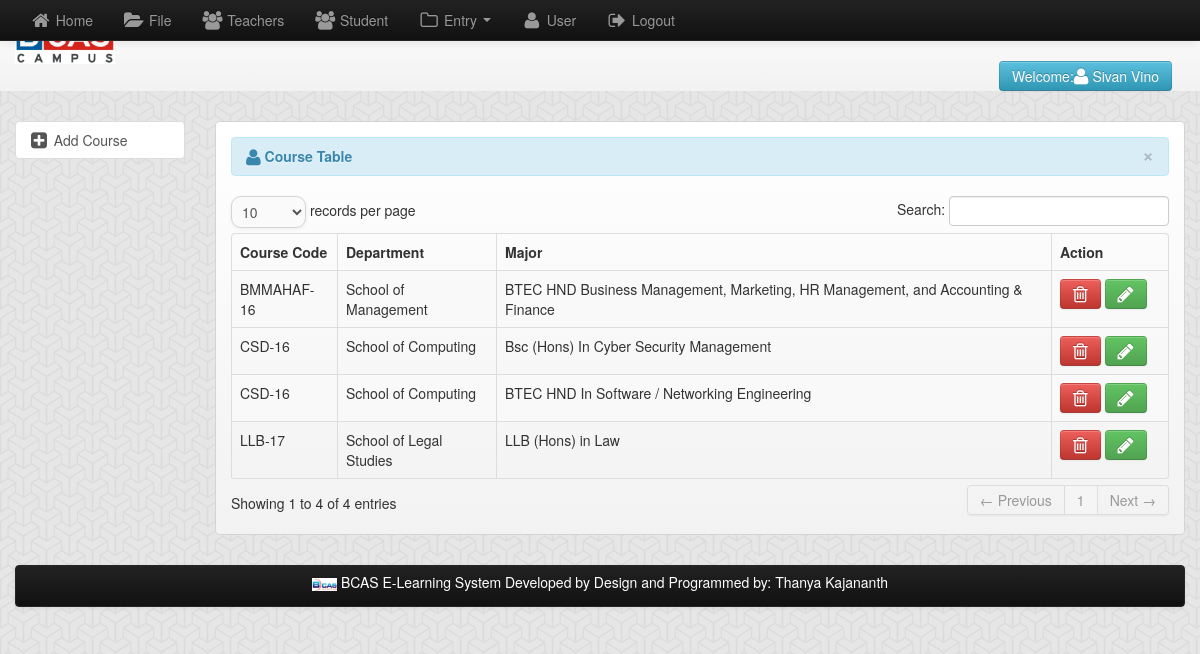
The page /admin/course.php (signed in) on the database its author committed.
### tables this page shows
CREATE TABLE `user` (
  `user_id` int(11) NOT NULL,
  `username` varchar(150) NOT NULL,
  `password` varchar(150) NOT NULL,
  `firstname` varchar(100) NOT NULL,
  `lastname` varchar(100) NOT NULL
);

CREATE TABLE `course` (
  `course_id` int(11) NOT NULL,
  `cys` varchar(100) NOT NULL,
  `department` varchar(100) NOT NULL,
  `major` varchar(100) NOT NULL
);

### admin/session.php (called while the page is built, shortened)
<?php
        $session_id=$_SESSION['id'];
?>

### admin/course.php (the view, shortened to what this page needs)
<?php include('header.php'); ?>
<?php include('session.php'); ?>
<body>
    <div class="row-fluid">
        <div class="span12">
            <?php include('navbar.php'); ?>
            <div class="container">
                <div class="row-fluid">
                    <div class="span2">
                        <ul class="nav nav-tabs nav-stacked">
                            <li class="active">
                                <a  href="add_course.php"><i class="icon-plus-sign-alt icon-large"></i>&nbsp;Add Course</a>
                            </li>
                        </ul>
                    </div>
                    <div class="span10">
                        <div class="hero-unit-3">
                            <table cellpadding="0" cellspacing="0" border="0" class="table table-striped table-bordered" id="example">
                                <div class="alert alert-info">
                                    <button type="button" class="close" data-dismiss="alert">&times;</button>
                                    <strong><i class="icon-user icon-large"></i>&nbsp;Course Table</strong>
                                </div>
                                <thead>
                                    <tr>
                                        <th>Course Code</th>
                                        <th>Department</th>
                                        <th>Major</th>
                                        <th>Action</th>
                                    </tr>
                                </thead>
                                <tbody>
                                    <?php
                                    $query = mysqli_query($conn,"select * from course") or die(mysqli_error());
                                    while ($row = mysqli_fetch_array($query)) {
                                        $course_id = $row['course_id'];
                                        ?>
                                        <tr class="odd gradeX">
                                    <td><?php echo $row['cys']; ?></td>
                                    <td><?php echo $row['department']; ?></td>
                                    <td><?php echo $row['major']; ?></td>
                                    <td width="100">
                                        <a rel="tooltip"  title="Delete Course" id="d<?php echo $course_id; ?>" href="#course_id<?php echo $course_id; ?>" role="button"  data-toggle="modal" class="btn btn-danger"><i class="icon-trash icon-large"></i></a>
                                        <a rel="tooltip"  title="Edit Course" id="e<?php echo $course_id; ?>" href="add_course.php?id=<?php echo $row['course_id'] ?>" class="btn btn-success"><i class="icon-pencil icon-large"></i></a>
                                    </td>
                                    </tr>
                                <?php } ?>
                                </tbody>
                            </table>
                        </div>
                    </div>
                </div>
                <?php include('footer.php'); ?>
            </div>
        </div>
</body>
</html>

### admin/navbar.php (shortened to what this page needs)
<div class="navbar navbar-fixed-top navbar-inverse">
    <div class="navbar-inner">
        <div class="container">
            <div class="nav-collapse collapse">
                <ul class="nav">
                    <li><a href="home.php"><i class="icon-home icon-large"></i>&nbsp;Home</a></li>
                    <li><a href="file.php"><i class="icon-folder-open icon-large"></i>&nbsp;File</a></li>
                    <li><a href="teacher.php"><i class="icon-group  icon-large"></i>&nbsp;Teachers</a></li>
                    <li><a href="student.php"><i class="icon-group icon-large"></i>&nbsp;Student</a></li>
                    <li class="dropdown">
                        <a href="#" class="dropdown-toggle" data-toggle="dropdown">
                            <i class="icon-folder-close-alt icon-large"> </i>&nbsp;Entry
                            <b class="caret"></b>
                        </a>
                    </li>
                    <li><a href="user.php"><i class="icon-user icon-large"></i>&nbsp;User</a></li>
                    <li><a  href="#myModal" role="button"  data-toggle="modal"><i class="icon-signout icon-large"></i>&nbsp;Logout</a></li>
                </ul>
            </div>
        </div>
    </div>
</div>
<div class="hero-unit-header">
    <div class="container">
        <div class="row-fluid">
            <div class="span12">
                <div class="row-fluid">
                    <div class="span6">
                        <img src="images/head.png">
                    </div>
                    <div class="span6">
                        <div class="pull-right">
                            <br><br>
                            <?php $user_query=mysqli_query($conn,"select * from user where user_id='$session_id'")or die(mysqli_error());
                            $row=  mysqli_fetch_array($user_query);
                            ?>
                            <a href="" class="btn btn-info">Welcome:<i class="icon-user icon-large"></i>&nbsp;<?php echo $row['firstname']." ".$row['lastname']; ?></a>
                        </div>
                    </div>
                </div>
            </div>
        </div>
    </div>
</div>

### rows shown on the page
user: firstname "Sivan", lastname "Vino"
course: cys "LLB-17", department "School of Legal Studies", major "LLB (Hons) in Law"
course: cys "CSD-16", department "School of Computing", major "Bsc (Hons) In Cyber Security Management"
course: cys "CSD-16", department "School of Computing", major "BTEC HND In Software / Networking Engineering"
course: cys "BMMAHAF-16", department "School of Management", major "BTEC HND Business Management, Marketing, HR Management, and Accounting & Finance"
